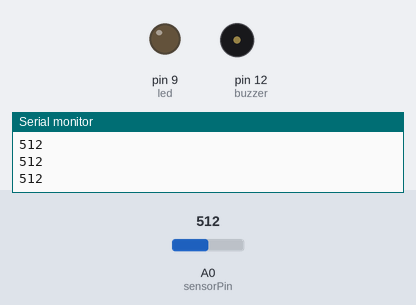
The sketch below on a simulated Arduino Uno, built with avr-gcc and run on an emulated ATmega328P. On the bench: output pins drawn as LEDs (lit = HIGH), buzzer (waves = sounding, pin HIGH), the last lines printed to the serial monitor. Dashed ring = blinking. Inputs (shaded band) come from the test bench; at power-on: A0 (sensorPin) = 512.

Above: at 1.3 s.
1.4 s: A0 (sensorPin) set to 107
2.9 s: A0 (sensorPin) set to 95
At 3.7 s:
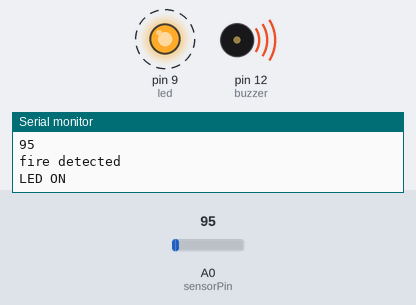
6.0 s: A0 (sensorPin) set to 122
At 7.2 s:
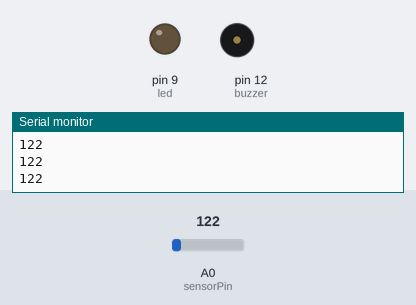
7.6 s: A0 (sensorPin) set to 90
At 8.2 s:
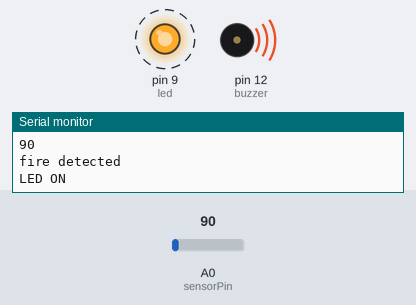
Timing chart, 0 to 11.7 s (numbered marks = the images above; inputs shaded):
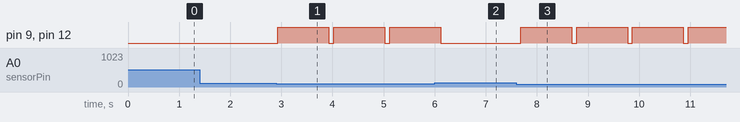

The sketch:

iot.ino
```cpp
#include<SoftwareSerial.h>
int sensorPin=A0;
int sensorvalue=0;
int led=9;
int buzzer=12;

void setup()
{
  pinMode(led,OUTPUT);
  pinMode(buzzer,OUTPUT);
  Serial.begin(9600);
}

void loop()
{
  sensorvalue=analogRead(sensorPin);
  Serial.println(sensorvalue);
  if(sensorvalue<100)
  {
    Serial.println("fire detected");
    Serial.print("LED ON");
    digitalWrite(led,HIGH);
    digitalWrite(buzzer,HIGH);
    delay(1000);
  }


    digitalWrite(buzzer,LOW);
    digitalWrite(led,LOW);
    delay(sensorvalue);

}
```

Measured:
- the behaviour switches between 100 and 99 on A0 (sensorPin) (found by bisection; images 0 and 1)
- after the input at 2.9 s, pin 9 (led), pin 12 (buzzer): alternates HIGH for 1.0 s and LOW for 0.10 s, starting at once
- after the input at 6.0 s, pin 9 (led), pin 12 (buzzer): goes on until 6.1 s, then stays LOW
- after the input at 7.6 s, pin 9 (led), pin 12 (buzzer): alternates HIGH for 1.0 s and LOW for 0.09 s, starting after 0.09 s
